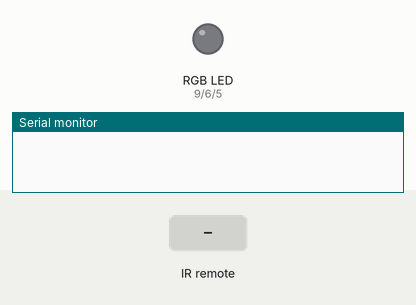
This sketch was run on a simulated Arduino Uno, built with avr-gcc and run on an emulated ATmega328P. Shown: an RGB LED mixed from three pins (HIGH = lit), the last lines printed to the serial monitor. Inputs (shaded band) come from the test bench. Dim RGB values are drawn brighter than linear; random numbers use the default seed unless the sketch sets one.

Above: at 1.2 s.
1.3 s: infrared code 0xFF10EF received
At 1.36 s:
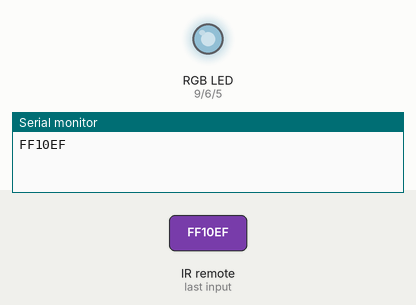
13.3 s: infrared code 0xFFA05F received
16.3 s: infrared code 0xFF609F received
At 16.9 s:
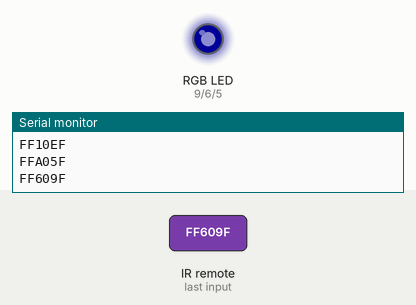
17.8 s: infrared code 0xFF20DF received
At 18.1 s:
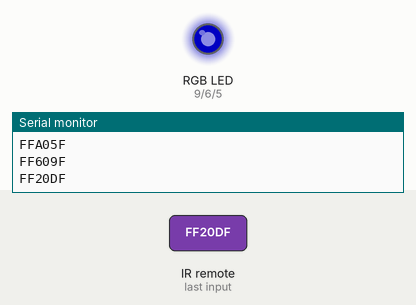
19.3 s: infrared code 0xFFE01F received
At 20.4 s:
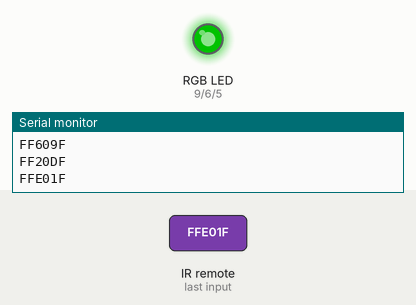
20.8 s: infrared code 0xFF00FF received
At 21.6 s:
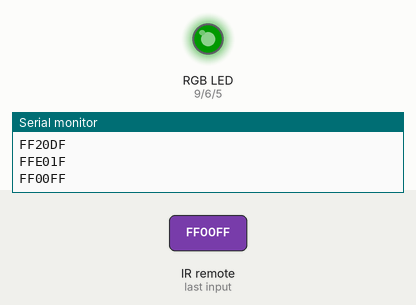
Timing chart, 0 to 23.3 s (numbered marks = the images above; inputs shaded):
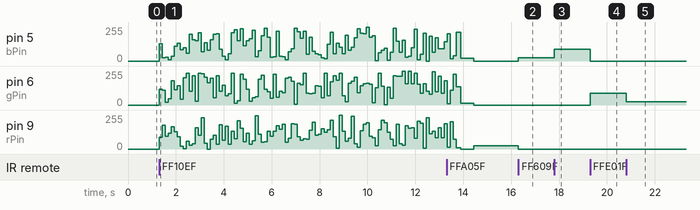

Measured:
- after the input at 1.3 s, pin 5 (bPin): 0/255 → 130/255 at once, → 24/255 0.13 s later, → 29/255 0.13 s later, → 8/255 0.13 s later, … (95 changes in this stretch); pin 6 (gPin): 0/255 → 117/255 at once, → 110/255 0.13 s later, → 19/255 0.13 s later, → 48/255 0.13 s later, … (96 changes in this stretch)
- after the input at 16.3 s, pin 5 (bPin): 0/255 → 25/255 at once; pin 9 (rPin): 25/255 → 0/255 at once
- after the input at 17.8 s, pin 5 (bPin): 25/255 → 89/255 at once
- after the input at 19.3 s, pin 5 (bPin): 89/255 → 0/255 at once; pin 6 (gPin): 0/255 → 89/255 at once
- after the input at 20.8 s, pin 6 (gPin): 89/255 → 25/255 at once

The sketch:

3-IRControlledLighting.ino
```cpp
#include <IRremote.h>
int IRPin = 10;
int rPin = 9;
int gPin = 6;
int bPin = 5;
IRrecv IR(IRPin);
decode_results cmd;

const long PlayCmd = 0xFF00FF;
const long RedCmd = 0xFFA05F;
const long GreenCmd = 0xFFE01F;
const long BlueCmd = 0xFF609F;
const long DiscoCmd = 0xFF10EF;
const long PlusCmd = 0xFF20DF;
const long MinusCmd = 0xFF40BF;

float dimStep = 0.25;
float rVal, gVal, bVal;
float dFactor = 1;

int dTime = 500;

void setup()
{
  Serial.begin(9600);
  IR.enableIRIn();

  pinMode(rPin, OUTPUT);
  pinMode(gPin, OUTPUT);
  pinMode(bPin, OUTPUT);
}

void loop()
{
  while (IR.decode(&cmd) == 0) {}
  Serial.println(cmd.value, HEX);
  switch(cmd.value)
  {
    case PlayCmd:
    TurnOff();
    break;

    case PlusCmd:
    ChangeDim(+dimStep);
    break;
    case MinusCmd:
    ChangeDim(-dimStep);
    break;

    case RedCmd:
    SetColor(1.,0.,0.);
    break;
    case GreenCmd:
    SetColor(0.,1.,0.);
    break;
    case BlueCmd:
    SetColor(0.,0.,1.);
    break;

    case DiscoCmd:
    ActivateDiscoMode();
    break;
  }

  delay(dTime);
  IR.resume();
}

void TurnOff()
{
  dFactor = 0.1;
  SetColor();
}

void SetColor(float r, float g, float b)
{
  rVal = 255.0 * r;
  gVal = 255.0 * g;
  bVal = 255.0 * b;

  SetColor();
}

void SetColor()
{
  analogWrite(rPin, rVal * dFactor);
  analogWrite(gPin, gVal * dFactor);
  analogWrite(bPin, bVal * dFactor);
  delay(50);
}

void ChangeDim(float value)
{
  dFactor += value;
  SetColor();
  delay(50);
}

void ActivateDiscoMode()
{
  int randomIterations = 100;
  while (randomIterations > 0)
  {
    SetColor(RandomFloat(),RandomFloat(),RandomFloat());
    randomIterations--;
    delay(75);
  }

  delay(50);
  TurnOff();
}

float RandomFloat()
{
  return (float) rand()/RAND_MAX;
}
```
